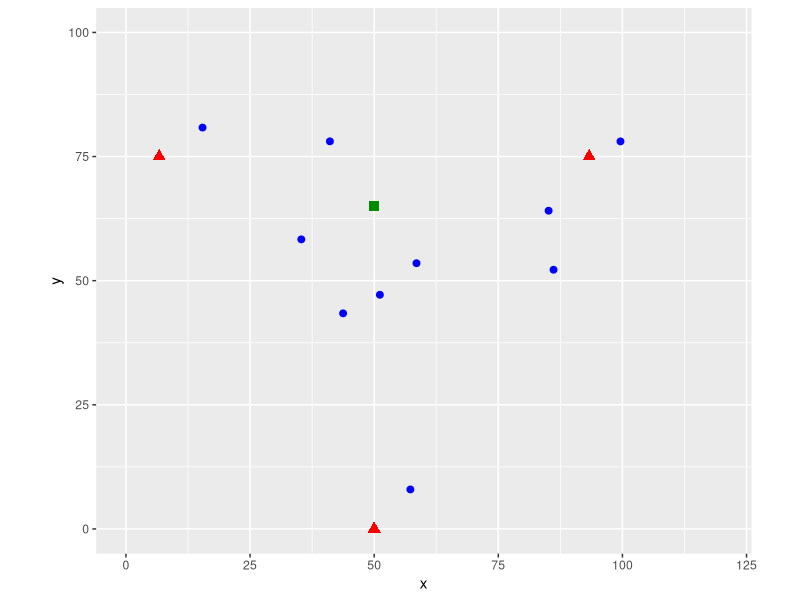
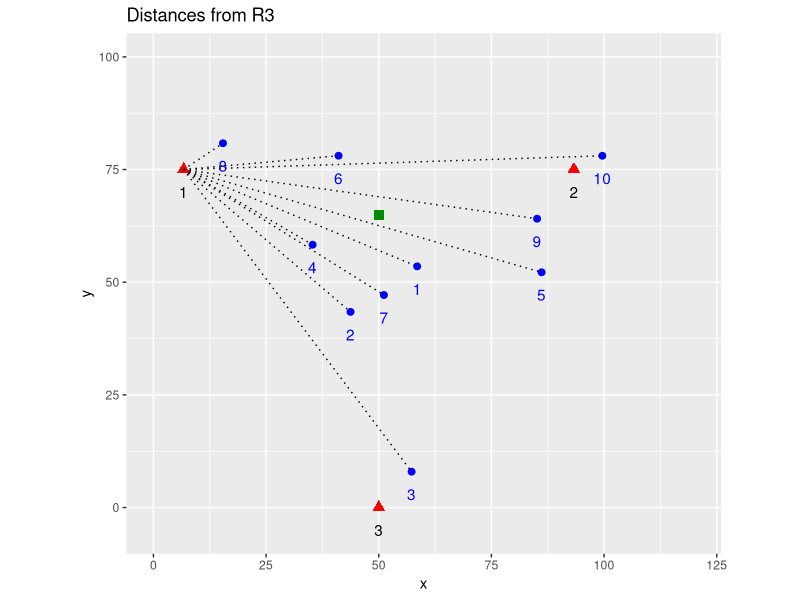
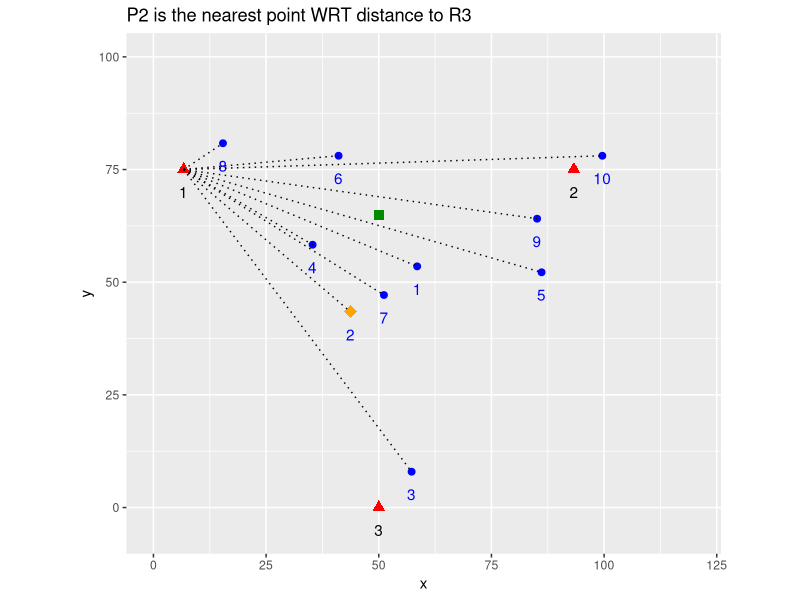
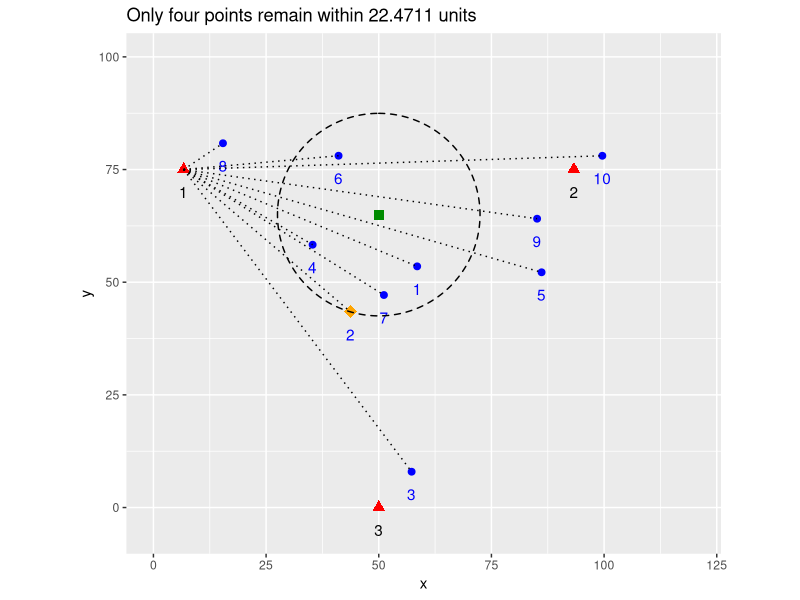
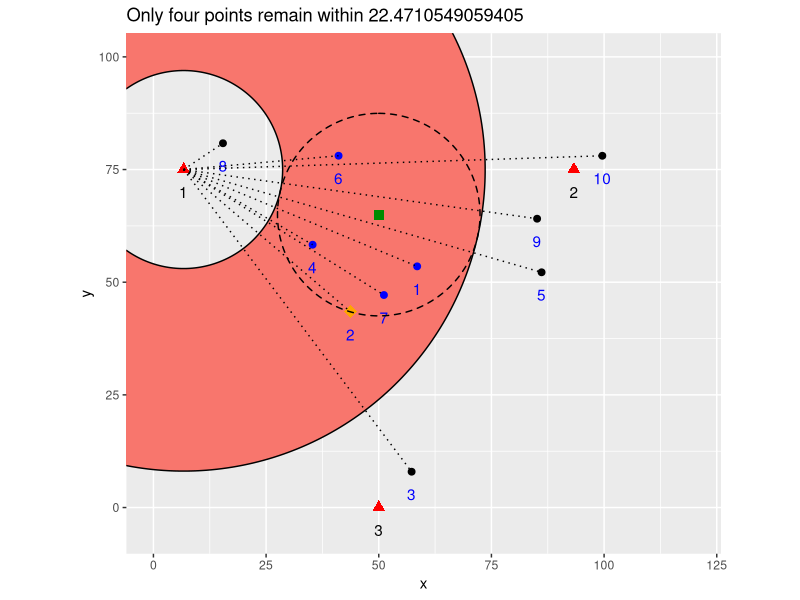
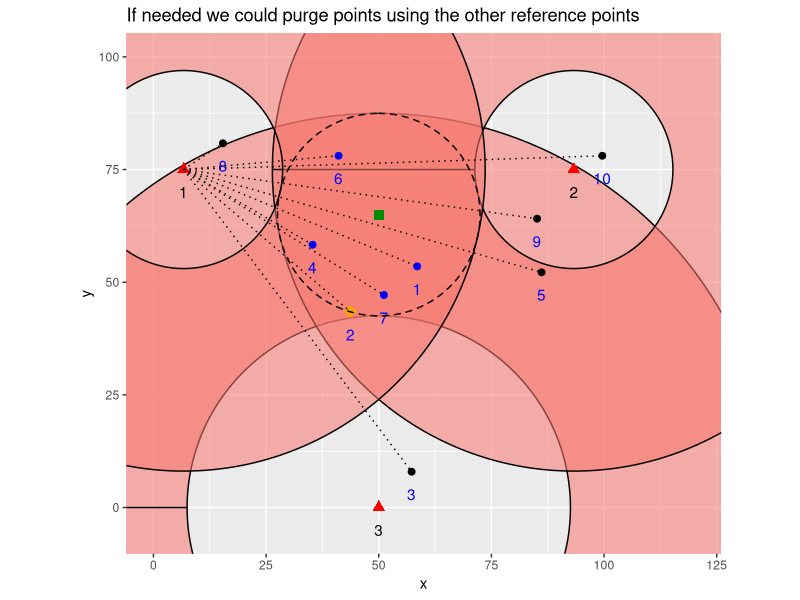
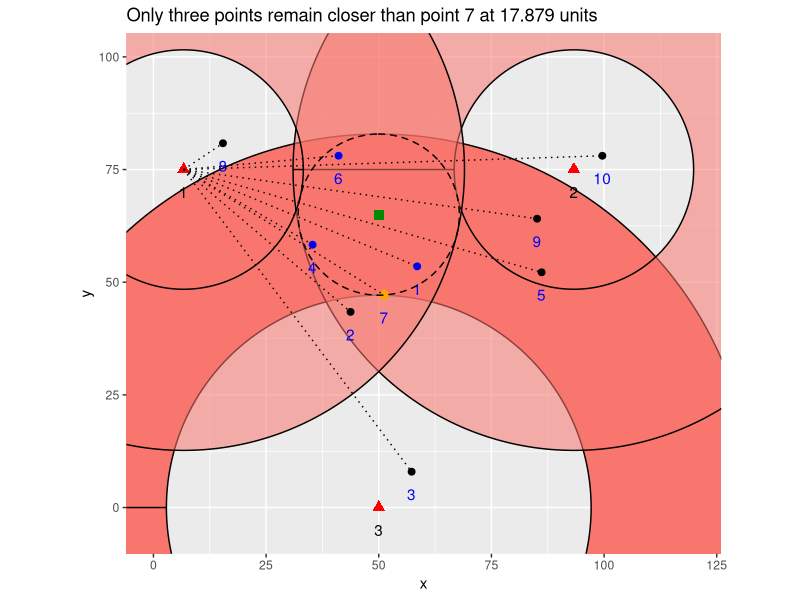
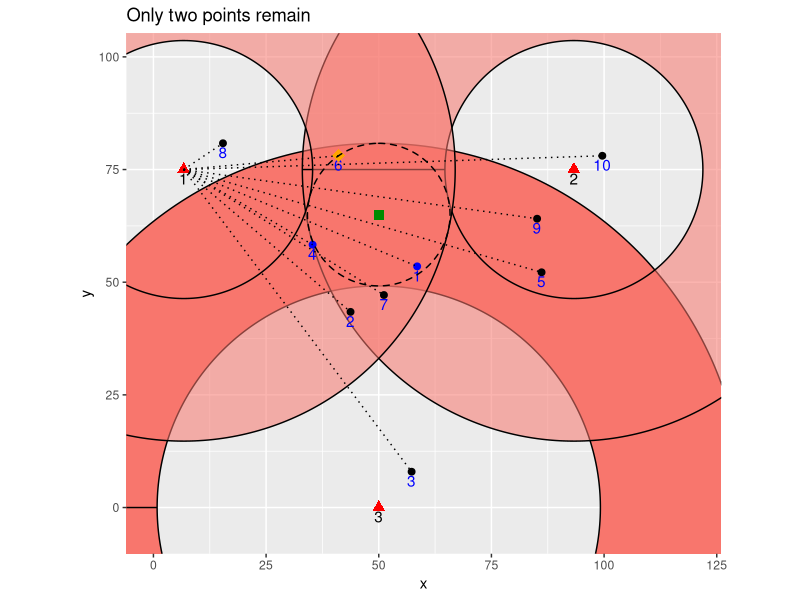

The R source for these figures, in order:
library(ggplot2)

setwd("~/repos/TrilaterationIndex")

data <- read.csv('./data/point_sample_10.csv')
data <- data[,-1]
data

refpoints <- read.csv('./data/sample_ref_points.csv')
refpoints <- refpoints[c(3,2,1),-1]
row.names(refpoints) <- c(1,2,3)
names(refpoints) <- c('A', 'x', 'y')
refpoints$A <- c(1,2,3)
refpoints

querypoint <- data.frame(array(c(50, 65), dim=c(1,2)))
names(querypoint) <- c('x', 'y')
querypoint

ggplot() +
  geom_point(data=data, mapping=aes(x=x, y=y), color="blue", size=2) +
  geom_point(data=refpoints[0:3,], mapping=aes(x=x, y=y), color="red", shape="triangle", size=3) +
  geom_point(data=querypoint, mapping=aes(x=x,y=y), color="green4", shape="square", size=3) +
  coord_fixed(ratio = 1, xlim=c(0,120), ylim=c(0, 100))


ref_lines = data.frame(x=refpoints[1, 'x'], y=refpoints[1,'y'], xend=data[,'x'], yend=data[,'y'])
ref_lines

ggplot() +
  geom_point(data=data, mapping=aes(x=x, y=y), color="blue", size=2) +
  geom_text(data=data, aes(x=x, y=y, label=rownames(data)), nudge_y = -5, color="blue") +
  geom_point(data=refpoints[0:3,], mapping=aes(x=x, y=y), color="red", shape="triangle", size=3) +
  geom_text(data=refpoints[0:3,], aes(x=x, y=y, label=A), nudge_y = -5) +
  geom_point(data=querypoint, mapping=aes(x=x,y=y), color="green4", shape="square", size=3) +
  geom_segment(data=ref_lines, mapping=aes(x=x, y=y, xend=xend, yend=yend), linetype="dotted") +
  coord_fixed(ratio = 1, xlim=c(0,120), ylim=c(-5, 100)) +
  ggtitle("Distances from R3")

r3dist = apply(ref_lines, 1, function(x) sqrt((x[3]-x[1])^2 + (x[4]-x[2])^2))
data$r3dist <- r3dist
data <- data[order(data$r3dist),]
data

r1dist = apply(data, 1, function(x) sqrt((x[1] - refpoints[1,'x'])^2 + (x[2] - refpoints[1, 'y'])^2))
data$r1dist <- r1dist

r2dist = apply(data, 1, function(x) sqrt((x[1] - refpoints[2,'x'])^2 + (x[2] - refpoints[2, 'y'])^2))
data$r2dist <- r2dist

data

qdists = apply(refpoints, 1, function(x) sqrt((querypoint$x - x[2])^2 + (querypoint$y - x[3])^2))
qdists <- data.frame(array(qdists, dim=c(1,3)))
names(qdists) <- c('r1dist', 'r2dist', 'r3dist')
querypoint <- cbind(querypoint, qdists)
querypoint


#---------------------

ggplot() +
  geom_point(data=data, mapping=aes(x=x, y=y), color="blue", size=2) +
  geom_text(data=data, aes(x=x, y=y, label=rownames(data)), nudge_y = -5, color="blue") +
  geom_point(data=refpoints[0:3,], mapping=aes(x=x, y=y), color="red", shape="triangle", size=3) +
  geom_text(data=refpoints[0:3,], aes(x=x, y=y, label=A), nudge_y = -5) +
  geom_point(data=querypoint, mapping=aes(x=x,y=y), color="green4", shape="square", size=3) +
  geom_point(data=data[rownames(data)==2,], aes(x=x, y=y), color="orange", shape="diamond", size=4) +
  geom_segment(data=ref_lines, mapping=aes(x=x, y=y, xend=xend, yend=yend), linetype="dotted") +
  coord_fixed(ratio = 1, xlim=c(0,120), ylim=c(-5, 100)) +
  ggtitle("P2 is the nearest point WRT distance to R3")

data[rownames(data) %in% c(2,4,7), ]

myDist <- function(x, y) {
  # x and y must be 2D points -- (x,y) tuples i.e.: x <- c(1,2) y <- c(3,4)
  d <- sqrt((x[[1]]-y[[1]])^2+(x[[2]]-y[[2]])^2)
  return(d)
}


#------------------------
qp2dist <- myDist(c(querypoint$x, querypoint$y), c(data[rownames(data)==2, 'x'], data[rownames(data)==2, 'y']))
library(ggforce)
ggplot() +
  geom_point(data=data, mapping=aes(x=x, y=y), color="blue", size=2) +
  geom_text(data=data, aes(x=x, y=y, label=rownames(data)), nudge_y = -5, color="blue") +
  geom_point(data=refpoints[0:3,], mapping=aes(x=x, y=y), color="red", shape="triangle", size=3) +
  geom_text(data=refpoints[0:3,], aes(x=x, y=y, label=A), nudge_y = -5) +
  geom_point(data=querypoint, mapping=aes(x=x,y=y), color="green4", shape="square", size=3) +
  geom_point(data=data[rownames(data)==2,], aes(x=x, y=y), color="orange", shape="diamond", size=4) +
#  geom_point(data=data[rownames(data) %in% c(4, 7),], aes(x=x, y=y), color="pink", size=4) +
  geom_circle(aes(x0=x, y0=y, r=qp2dist), data=querypoint, linetype="dashed") +
  geom_segment(data=ref_lines, mapping=aes(x=x, y=y, xend=xend, yend=yend), linetype="dotted") +
  coord_fixed(ratio = 1, xlim=c(0,120), ylim=c(-5, 100)) +
  ggtitle(paste0("Only four points remain within ", round(qp2dist,4), " units"))


#------------------------

qp2dist <- myDist(c(querypoint$x, querypoint$y), c(data[rownames(data)==2, 'x'], data[rownames(data)==2, 'y']))
library(ggforce)
ggplot() +
  geom_arc_bar(data=refpoints[1,],
               aes(x0=x,y0=y,
                   r0=querypoint$r1dist - qp2dist,
                   r=querypoint$r1dist + qp2dist,
                   start=-pi/2, end=1.5*pi, fill=TRUE)) +
  geom_point(data=data[rownames(data) %in% c(1,7,4,6),], mapping=aes(x=x, y=y), color="blue", size=2) +
  geom_point(data=data[!rownames(data) %in% c(1,7,4,6),], mapping=aes(x=x, y=y), color="black", size=2) +
  geom_text(data=data, aes(x=x, y=y, label=rownames(data)), nudge_y = -5, color="blue") +
  geom_point(data=refpoints[0:3,], mapping=aes(x=x, y=y), color="red", shape="triangle", size=3) +
  geom_text(data=refpoints[0:3,], aes(x=x, y=y, label=A), nudge_y = -5) +
  geom_point(data=querypoint, mapping=aes(x=x,y=y), color="green4", shape="square", size=3) +
  geom_point(data=data[rownames(data)==2,], aes(x=x, y=y), color="orange", shape="diamond", size=4) +
  #  geom_point(data=data[rownames(data) %in% c(4, 7),], aes(x=x, y=y), color="pink", size=4) +
  geom_circle(aes(x0=x, y0=y, r=qp2dist), data=querypoint, linetype="dashed") +
  geom_segment(data=ref_lines, mapping=aes(x=x, y=y, xend=xend, yend=yend), linetype="dotted") +
  coord_fixed(ratio = 1, xlim=c(0,120), ylim=c(-5, 100)) +
  ggtitle(paste0("Only four points remain within ", qp2dist)) +
  theme(legend.position = "none")

#------------------------
qp2dist <- myDist(c(querypoint$x, querypoint$y), c(data[rownames(data)==2, 'x'], data[rownames(data)==2, 'y']))
library(ggforce)
ggplot() +
  geom_arc_bar(data=refpoints[3,],
               aes(x0=x,y0=y,
                   r0=querypoint$r3dist - qp2dist,
                   r=querypoint$r3dist + qp2dist,
                   start=-pi/2, end=1.5*pi, fill=TRUE, alpha=0.5)) +
  geom_arc_bar(data=refpoints[2,],
               aes(x0=x,y0=y,
                   r0=querypoint$r2dist - qp2dist,
                   r=querypoint$r2dist + qp2dist,
                   start=-pi/2, end=1.5*pi, fill=TRUE, alpha=0.5)) +
  geom_arc_bar(data=refpoints[1,],
               aes(x0=x,y0=y,
                   r0=querypoint$r1dist - qp2dist,
                   r=querypoint$r1dist + qp2dist,
                   start=-pi/2, end=1.5*pi, fill=TRUE, alpha=0.5)) +
  geom_point(data=data[rownames(data) %in% c(1,7,4,6),], mapping=aes(x=x, y=y), color="blue", size=2) +
  geom_point(data=data[!rownames(data) %in% c(1,7,4,6),], mapping=aes(x=x, y=y), color="black", size=2) +
  geom_text(data=data, aes(x=x, y=y, label=rownames(data)), nudge_y = -5, color="blue") +
  geom_point(data=refpoints[0:3,], mapping=aes(x=x, y=y), color="red", shape="triangle", size=3) +
  geom_text(data=refpoints[0:3,], aes(x=x, y=y, label=A), nudge_y = -5) +
  geom_point(data=querypoint, mapping=aes(x=x,y=y), color="green4", shape="square", size=3) +
  geom_point(data=data[rownames(data)==2,], aes(x=x, y=y), color="orange", shape="diamond", size=4) +
  #  geom_point(data=data[rownames(data) %in% c(4, 7),], aes(x=x, y=y), color="pink", size=4) +
  geom_circle(aes(x0=x, y0=y, r=qp2dist), data=querypoint, linetype="dashed") +
  geom_segment(data=ref_lines, mapping=aes(x=x, y=y, xend=xend, yend=yend), linetype="dotted") +
  coord_fixed(ratio = 1, xlim=c(0,120), ylim=c(-5, 100)) +
  ggtitle("If needed we could purge points using the other reference points") +
  theme(legend.position = "none")


#-----------------------

data2 = data[rownames(data) %in% c(1,2,4,7,6),]

# p7 is the next closest point; see that querypoint$r3dist (44.44) is
# closer to data$r3dist for p7 (52.44) than p6 (34.52)

qp7dist <- myDist(c(querypoint$x, querypoint$y), c(data[rownames(data)==7, 'x'], data[rownames(data)==7, 'y']))

ggplot() +
  geom_arc_bar(data=refpoints[3,],
               aes(x0=x,y0=y,
                   r0=querypoint$r3dist - qp7dist,
                   r=querypoint$r3dist + qp7dist,
                   start=-pi/2, end=1.5*pi, fill=TRUE)) +
  geom_arc_bar(data=refpoints[2,],
               aes(x0=x,y0=y,
                   r0=querypoint$r2dist - qp7dist,
                   r=querypoint$r2dist + qp7dist,
                   start=-pi/2, end=1.5*pi, fill=TRUE, alpha=0.5)) +
  geom_arc_bar(data=refpoints[1,],
               aes(x0=x,y0=y,
                   r0=querypoint$r1dist - qp7dist,
                   r=querypoint$r1dist + qp7dist,
                   start=-pi/2, end=1.5*pi, fill=TRUE, alpha=0.5)) +
  geom_point(data=data[rownames(data) %in% c(1,4,6),], mapping=aes(x=x, y=y), color="blue", size=2) +
  geom_point(data=data[!rownames(data) %in% c(1,4,6),], mapping=aes(x=x, y=y), color="black", size=2) +
  geom_text(data=data, aes(x=x, y=y, label=rownames(data)), nudge_y = -5, color="blue") +
  geom_point(data=refpoints[0:3,], mapping=aes(x=x, y=y), color="red", shape="triangle", size=3) +
  geom_text(data=refpoints[0:3,], aes(x=x, y=y, label=A), nudge_y = -5) +
  geom_point(data=querypoint, mapping=aes(x=x,y=y), color="green4", shape="square", size=3) +
  geom_point(data=data[rownames(data)==7,], aes(x=x, y=y), color="orange", shape="diamond", size=4) +
  #  geom_point(data=data[rownames(data) %in% c(4, 7),], aes(x=x, y=y), color="pink", size=4) +
  geom_circle(aes(x0=x, y0=y, r=qp7dist), data=querypoint, linetype="dashed") +
  
  geom_segment(data=ref_lines, mapping=aes(x=x, y=y, xend=xend, yend=yend), linetype="dotted") +
  coord_fixed(ratio = 1, xlim=c(0,120), ylim=c(-5, 100)) +
  ggtitle(paste0("Only three points remain closer than point 7 at ", round(qp7dist, 4), " units")) +
  theme(legend.position = "none")


#-----------------------

# p7 is the next closest point; see that querypoint$r3dist (44.44) is
# closer to data$r3dist for p7 (52.44) than p6 (34.52)

qp6dist <- myDist(c(querypoint$x, querypoint$y), c(data[rownames(data)==6, 'x'], data[rownames(data)==6, 'y']))

ggplot() +
  geom_arc_bar(data=refpoints[3,],
               aes(x0=x,y0=y,
                   r0=querypoint$r3dist - qp6dist,
                   r=querypoint$r3dist + qp6dist,
                   start=-pi/2, end=1.5*pi, fill=TRUE)) +
  geom_arc_bar(data=refpoints[2,],
               aes(x0=x,y0=y,
                   r0=querypoint$r2dist - qp6dist,
                   r=querypoint$r2dist + qp6dist,
                   start=-pi/2, end=1.5*pi, fill=TRUE, alpha=0.5)) +
  geom_arc_bar(data=refpoints[1,],
               aes(x0=x,y0=y,
                   r0=querypoint$r1dist - qp6dist,
                   r=querypoint$r1dist + qp6dist,
                   start=-pi/2, end=1.5*pi, fill=TRUE, alpha=0.5)) +
  geom_point(data=data[rownames(data) %in% c(1,4),], mapping=aes(x=x, y=y), color="blue", size=2) +
  geom_point(data=data[!rownames(data) %in% c(1,4),], mapping=aes(x=x, y=y), color="black", size=2) +
  geom_text(data=data, aes(x=x, y=y, label=rownames(data)), nudge_y = -2, color="blue") +
  geom_point(data=refpoints[0:3,], mapping=aes(x=x, y=y), color="red", shape="triangle", size=3) +
  geom_text(data=refpoints[0:3,], aes(x=x, y=y, label=A), nudge_y = -2) +
  geom_point(data=querypoint, mapping=aes(x=x,y=y), color="green4", shape="square", size=3) +
  geom_point(data=data[rownames(data)==6,], aes(x=x, y=y), color="orange", shape="diamond", size=4) +
  #  geom_point(data=data[rownames(data) %in% c(4, 7),], aes(x=x, y=y), color="pink", size=4) +
  geom_circle(aes(x0=x, y0=y, r=qp6dist), data=querypoint, linetype="dashed") +
  geom_segment(data=ref_lines, mapping=aes(x=x, y=y, xend=xend, yend=yend), linetype="dotted") +
  coord_fixed(ratio = 1, xlim=c(0,120), ylim=c(-5, 100)) +
  ggtitle("Only two points remain") +
  theme(legend.position = "none")


ggplot() +
  geom_arc_bar(data=refpoints[3,],
               aes(x0=x,y0=y,
                   r0=querypoint$r3dist - qp6dist,
                   r=querypoint$r3dist + qp6dist,
                   start=-pi/2, end=1.5*pi, fill=TRUE)) +
  # geom_arc_bar(data=refpoints[2,],
  #              aes(x0=x,y0=y,
  #                  r0=querypoint$r2dist - qp6dist,
  #                  r=querypoint$r2dist + qp6dist,
  #                  start=-pi/2, end=1.5*pi, fill=TRUE, alpha=0.5)) +
  # geom_arc_bar(data=refpoints[1,],
  #              aes(x0=x,y0=y,
  #                  r0=querypoint$r1dist - qp6dist,
  #                  r=querypoint$r1dist + qp6dist,
  #                  start=-pi/2, end=1.5*pi, fill=TRUE, alpha=0.5)) +
  geom_point(data=data[rownames(data) %in% c(1,4),], mapping=aes(x=x, y=y), color="blue", size=2) +
  geom_point(data=data[!rownames(data) %in% c(1,4),], mapping=aes(x=x, y=y), color="black", size=2) +
  geom_text(data=data, aes(x=x, y=y, label=rownames(data)), nudge_y = -2, color="blue") +
  geom_point(data=refpoints[0:3,], mapping=aes(x=x, y=y), color="red", shape="triangle", size=3) +
  geom_text(data=refpoints[0:3,], aes(x=x, y=y, label=A), nudge_y = -2) +
  geom_point(data=querypoint, mapping=aes(x=x,y=y), color="green4", shape="square", size=3) +
  geom_point(data=data[rownames(data)==6,], aes(x=x, y=y), color="orange", shape="diamond", size=4) +
  #  geom_point(data=data[rownames(data) %in% c(4, 7),], aes(x=x, y=y), color="pink", size=4) +
  geom_circle(aes(x0=x, y0=y, r=qp6dist), data=querypoint, linetype="dashed") +
  geom_segment(data=ref_lines, mapping=aes(x=x, y=y, xend=xend, yend=yend), linetype="dotted") +
  coord_fixed(ratio = 1,
              xlim=c(querypoint$x - qp2dist, querypoint$x + qp2dist),
              ylim=c(querypoint$y - qp2dist, querypoint$y + qp2dist)) +
  ggtitle("Zoom - Only two points remain") +
  theme(legend.position = "none")


qp4dist <- myDist(c(querypoint$x, querypoint$y), c(data[rownames(data)==4, 'x'], data[rownames(data)==4, 'y']))
qp1dist <- myDist(c(querypoint$x, querypoint$y), c(data[rownames(data)==1, 'x'], data[rownames(data)==1, 'y']))
qp1dist

